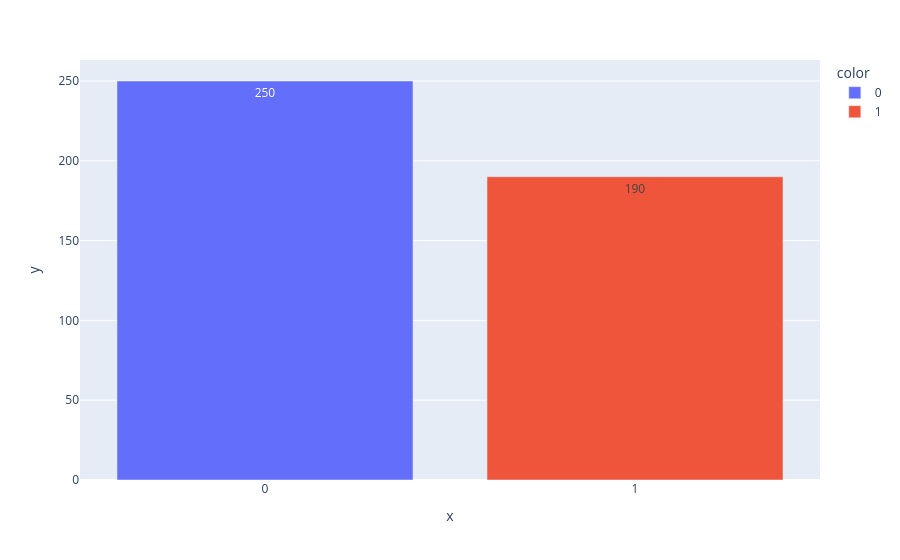

Notebook source saved alongside this figure:
### Code cell
# Diagramme en barre des nombres d'observations
bar_plot(val)

### Figure 1 — Plotly figure (JSON) as saved in the notebook; plotly's stock layout.template omitted (floating-point values rounded to 4 significant figures)
{"data": [{"hovertemplate": "color=0<br>x=%{x}<br>y=%{y}<extra></extra>", "legendgroup": "0", "marker": {"color": "#636efa", "pattern": {"shape": ""}}, "name": "0", "orientation": "v", "showlegend": true, "textposition": "auto", "texttemplate": "%{y}", "type": "bar", "x": ["0"], "xaxis": "x", "y": [250], "yaxis": "y"}, {"hovertemplate": "color=1<br>x=%{x}<br>y=%{y}<extra></extra>", "legendgroup": "1", "marker": {"color": "#EF553B", "pattern": {"shape": ""}}, "name": "1", "orientation": "v", "showlegend": true, "textposition": "auto", "texttemplate": "%{y}", "type": "bar", "x": ["1"], "xaxis": "x", "y": [190], "yaxis": "y"}], "layout": {"barmode": "relative", "legend": {"title": {"text": "color"}, "tracegroupgap": 0}, "margin": {"t": 60}, "xaxis": {"anchor": "y", "domain": [0, 1], "title": {"text": "x"}}, "yaxis": {"anchor": "x", "domain": [0, 1], "title": {"text": "y"}}}}
